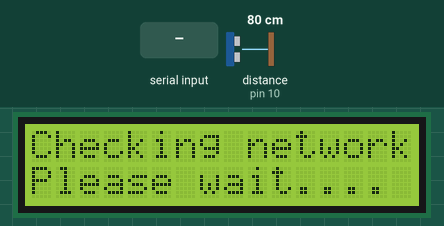
Recording of a sketch running on a simulated Arduino Uno, built with avr-gcc and run on an emulated ATmega328P. On the bench: 16×2 character LCD. The test bench sets the inputs (shaded band); at power-on: distance to the obstacle (sensor on pin 10) 80 cm. The echo pulse lasts 58.3 µs per cm; what the sketch prints to the serial monitor is not drawn.

Above: at 18.0 s.
18.1 s: "+CREG: 0,1" received over Serial
At 21.1 s:
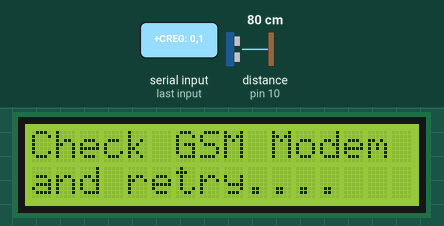
At 23.5 s:
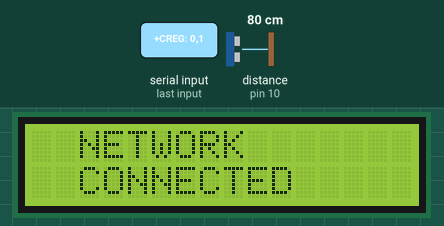
Timing chart, 0 to 25.0 s (numbered marks = the images above; inputs shaded):
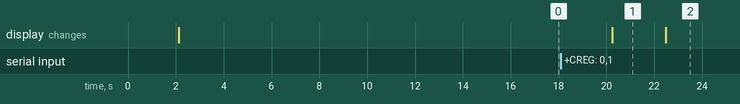

The sketch:

splint_-_2.ino
```cpp
  #include <Wire.h>
#include <LiquidCrystal_I2C.h>

// LCD setup
LiquidCrystal_I2C lcd(0x27, 16, 2);
#define TRIG 9
#define ECHO 10

void init_sms(String msg)
{
      Serial.println("AT+CMGF=1"); // set the SMS mode to text
      delay(2500);
      Serial.write("AT+CMGS=");
      Serial.write(34); //ASCII of “
      Serial.write("+256786178453");
      Serial.write(34);
      Serial.write(13);
      Serial.write(10);
      delay(2500);
      Serial.println(msg);

       delay(2500);
       Serial.write(26);
       Serial.write(13);
       Serial.write(10);//Ascii code of ctrl+z to send the message

       delay(3000);
}
void setup() {
  lcd.begin();
  lcd.backlight();
  pinMode(TRIG, OUTPUT);
  pinMode(ECHO, INPUT);

  lcd.setCursor(0, 0);
  lcd.print("SMART H2O LEVEL");
  lcd.setCursor(0, 1);
  lcd.print("    MONITOR");
  delay(2000);
  Serial.begin(9600);               // the GPRS baud rate

    lcd.clear();
    lcd.print("Checking network");
    lcd.setCursor(0,1);
    lcd.print("Please wait....");
    delay(15000);

    Serial.begin(4800);
    delay(1000);
    Serial.println("AT");
    delay(1000);
    Serial.println("AT+CMGF=1");  // set SMS mode to text
    delay(100);
    Serial.println("AT+CNMI=2,2,0,0,0");
    delay(500);
    Serial.println("AT+CREG?");
    delay(500);

     while (!(Serial.available()))
  {
     lcd.clear();
      lcd.print("Check GSM Modem");
      lcd.setCursor(0,1);
      lcd.print("and retry....");
      delay(200);

  }
    String response=Serial.readString();
    while(!(response.indexOf("+CREG: 0,1")>-1))
    {
     Serial.println("AT+CREG?");
      response=Serial.readString();
       lcd.clear();
      lcd.print("Network ");
      lcd.setCursor(0,1);
      lcd.print("Connecting.....");
      delay(3000);


    }

    if(response.indexOf("+CREG: 0,1")>-1)
    {
     Serial.println("AT+CREG?");
      response=Serial.readString();
        lcd.clear();
      lcd.print("  NETWORK");
      lcd.setCursor(0,1);
      lcd.print("  CONNECTED");
    }

   Serial.println("AT");
    delay(1000);
   Serial.println("AT+CMGF=1");  // set SMS mode to text
    delay(100);
   Serial.println("AT+CNMI=2,2,0,0,0");
    delay(2000);
    init_sms("Water levels below threshold, Refill Tank");


}

void loop() {

  digitalWrite(TRIG, LOW);
  delayMicroseconds(2);
  digitalWrite(TRIG, HIGH);
  delayMicroseconds(10);
  digitalWrite(TRIG, LOW);

  long duration = pulseIn(ECHO, HIGH);
  float distance = duration * 0.034 / 2; // Speed of sound = 343 m/s or 0.034 cm/µs
  lcd.clear();
  lcd.print("Depth: ");
  lcd.print(distance);
  lcd.println(" cm");

  delay(500);


   if (Serial.available())
   Serial.write(Serial.read());

  Serial.println("AT");
  delay(1000);
  Serial.println("AT+CPIN?");
  delay(1000);

  Serial.println("AT+CREG?");
  delay(1000);

  Serial.println("AT+CGATT?");
  delay(1000);

  Serial.println("AT+CIPSHUT");
  delay(1000);

  Serial.println("AT+CIPSTATUS");
  delay(2000);

  Serial.println("AT+CIPMUX=0");
  delay(2000);
  ShowSerialData();

  Serial.println("AT+CSTT=\"internet\"");//start task and setting the APN,
  delay(1000);

  ShowSerialData();

  Serial.println("AT+CIICR");//bring up wireless connection
  delay(3000);

  ShowSerialData();

  Serial.println("AT+CIFSR");//get local IP adress
  delay(2000);

  ShowSerialData();

  Serial.println("AT+CIPSPRT=0");
  delay(3000);

  ShowSerialData();
  Serial.println("AT+CIPSTART=\"TCP\",\"api.thingspeak.com\",\"80\"");//start up the connection
  delay(6000);

  ShowSerialData();

  Serial.println("AT+CIPSEND");//begin send data to remote server
  delay(4000);
  ShowSerialData();

  String str="GET https://api.thingspeak.com/update?api_key=L6EE5X3VM6Z3N5ZV&field1=" + String(distance) +"&field2="+String(88);
  Serial.println(str);
  Serial.println(str);//begin send data to remote server

  delay(4000);
  ShowSerialData();

  Serial.println((char)26);//sending
  delay(5000);//waitting for reply, important! the time is base on the condition of internet
  Serial.println();

  ShowSerialData();

  Serial.println("AT+CIPSHUT");//close the connection
  delay(100);
  ShowSerialData();
}
void ShowSerialData()
{
  //while(Serial.available()!=0)


  //Serial.write(Serial.read());
 // delay(5000);


}
```

Measured:
- after the input at 18.1 s, the display: first differs from a run without the input after 4.4 s (image 2)
- what the display in image 1 shows lasts 2.2 s, from 20.3 s to 22.5 s
